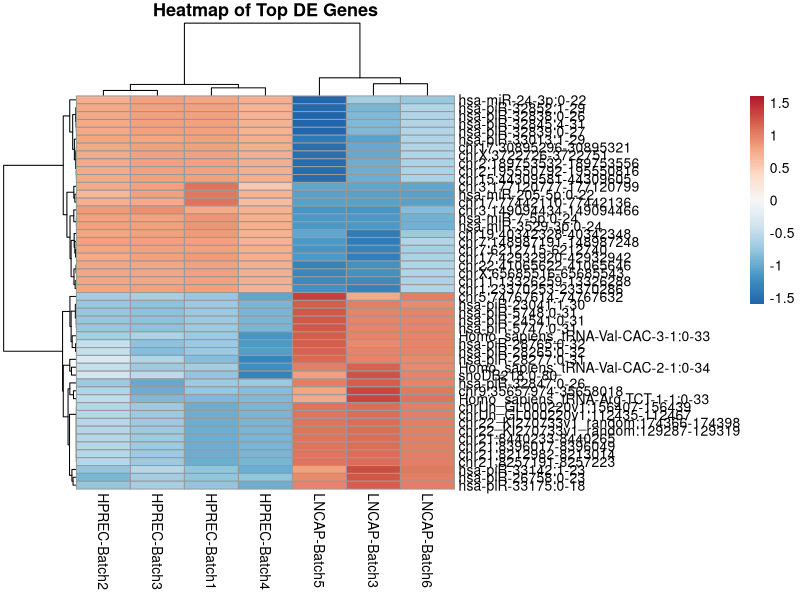
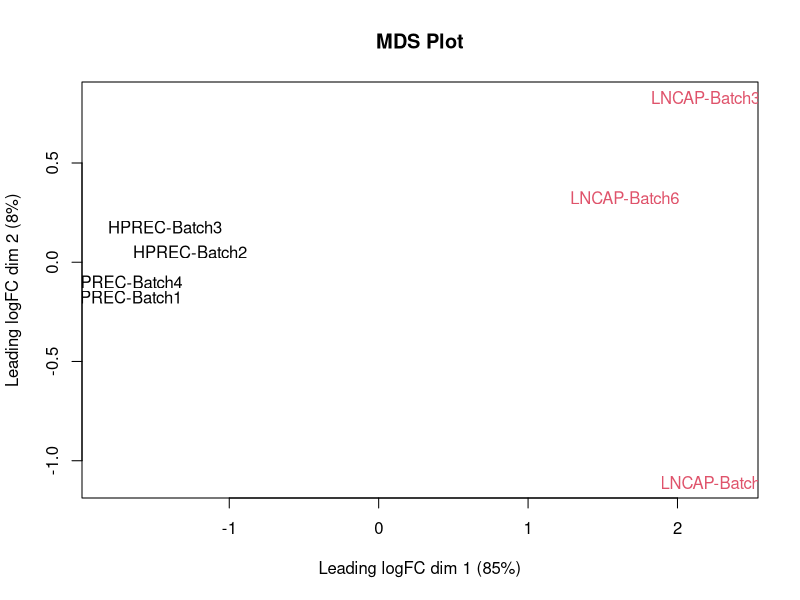
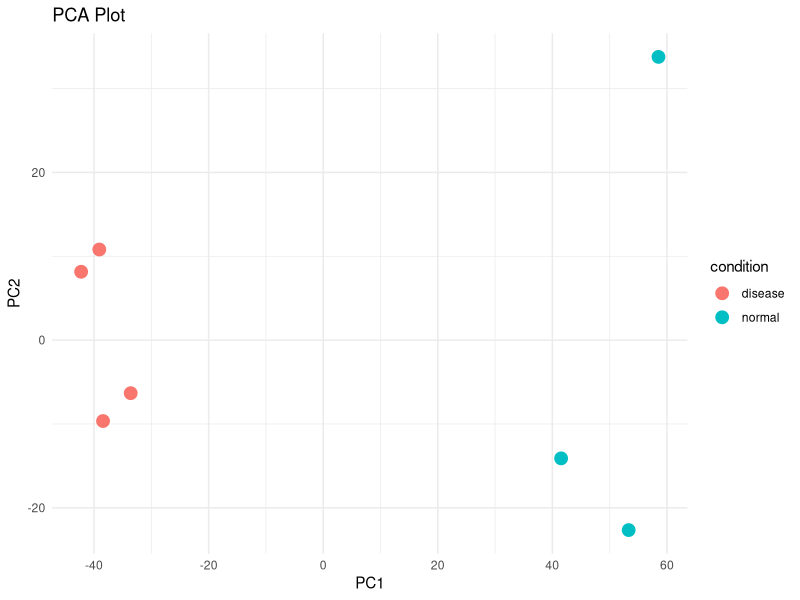
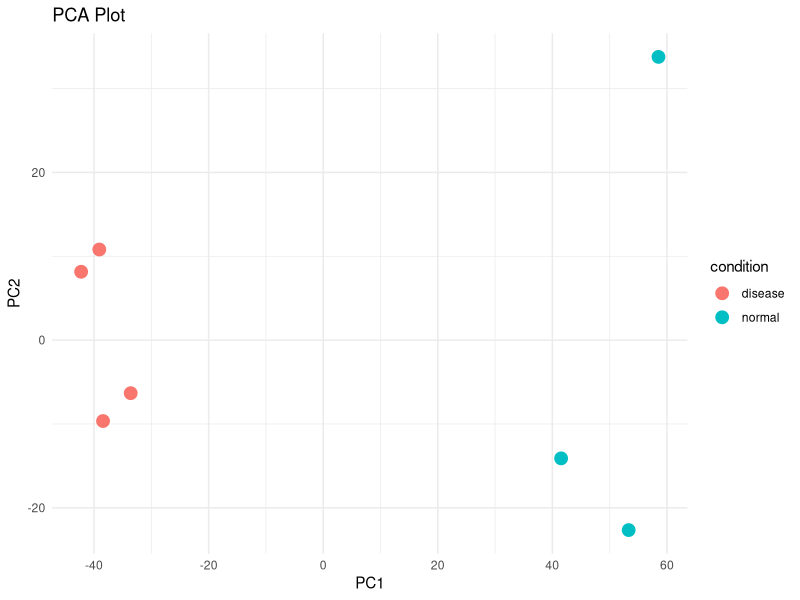
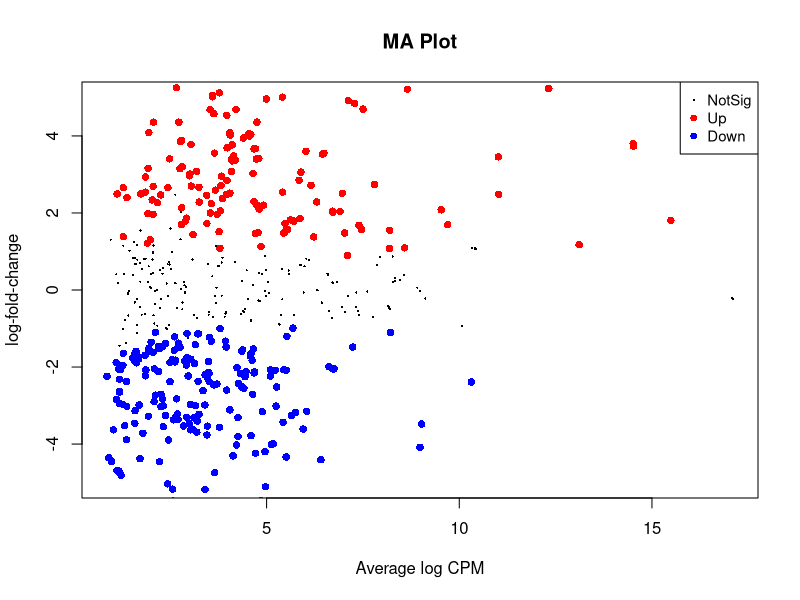
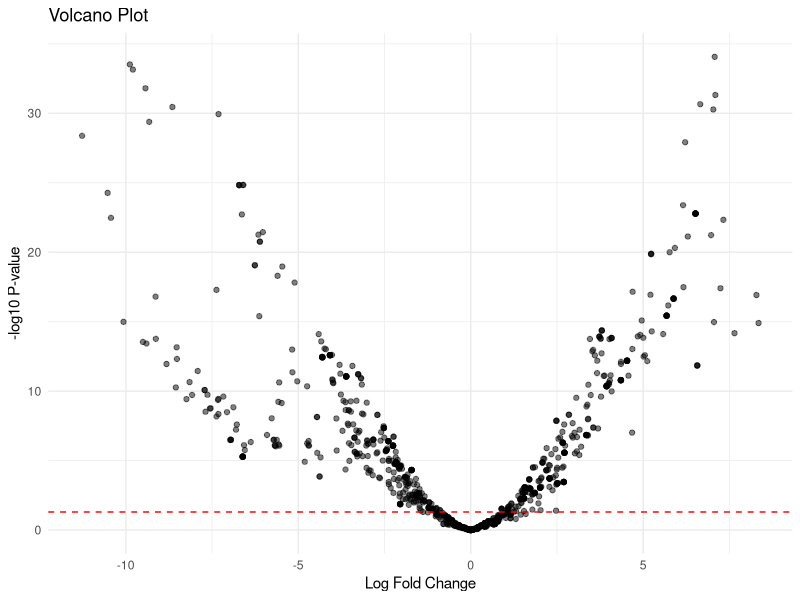
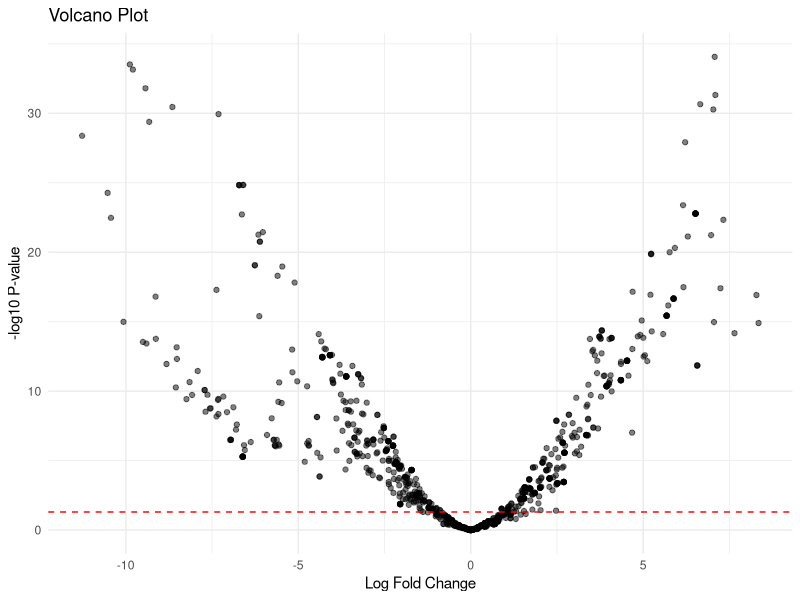

The R script that drew these images, in order:
library(edgeR)
library(ggplot2)
library(pheatmap)
library(ggrepel)
library(RColorBrewer)


# Read count matrix
count_matrix <- read.csv("count_matrix.csv", row.names = 1, header = TRUE)

# Read sample metadata
samplesheet <- read.csv("comboseq_samplesheet.csv", stringsAsFactors = FALSE)

# Extract relevant columns (batch & condition)
design <- samplesheet[, c("sample", "batch", "condition")]
row.names(design) <- design$sample



# changing . in column names with hyphen
colnames(count_matrix) <- gsub("\\.", "-", colnames(count_matrix))

# Ensure column names of count matrix match sample names in design
count_matrix <- count_matrix[, design$sample]



# Convert batch and condition to factors
design$batch <- as.factor(design$batch)
design$condition <- as.factor(design$condition)



# Create a DGEList object
dge <- DGEList(counts = count_matrix, group = design$condition)

# Filter out lowly expressed genes (genes with very low counts)
keep <- filterByExpr(dge, group = design$condition)
dge <- dge[keep, , keep.lib.sizes=FALSE]

# Normalize using TMM method
dge <- calcNormFactors(dge)


# Create model matrix
design_matrix <- model.matrix(~ batch + condition, data = design)

# Estimate dispersion
dge <- estimateDisp(dge, design_matrix)

# Fit the model
fit <- glmFit(dge, design_matrix)

# Perform differential expression analysis
lrt <- glmLRT(fit, coef = "conditionnormal")  # Change as per your levels

# Extract top DE genes
top_genes <- topTags(lrt, n=50)$table

head(top_genes)

pdf("DE_analysis_plots.pdf", width = 10, height = 7)

# 5.1. MDS Plot (Multidimensional Scaling)
plotMDS(dge, col = as.numeric(design$condition), main = "MDS Plot")

# 5.2. PCA Plot
pca_res <- prcomp(t(log2(dge$counts + 1)))
pca_data <- as.data.frame(pca_res$x)
pca_data$condition <- design$condition

ggplot(pca_data, aes(PC1, PC2, color = condition)) +
    geom_point(size = 4) +
    labs(title = "PCA Plot") +
    theme_minimal()
print(ggplot(pca_data, aes(PC1, PC2, color = condition)) +
    geom_point(size = 4) +
    labs(title = "PCA Plot") +
    theme_minimal())

# 5.3. MA Plot
plotMD(lrt, main = "MA Plot", ylim = c(-5, 5))

# 5.4. Volcano Plot
volcano_data <- data.frame(logFC = lrt$table$logFC, 
                           pval = -log10(lrt$table$PValue))
ggplot(volcano_data, aes(x = logFC, y = pval)) +
    geom_point(alpha = 0.5) +
    geom_hline(yintercept = -log10(0.05), linetype = "dashed", color = "red") +
    labs(title = "Volcano Plot", x = "Log Fold Change", y = "-log10 P-value") +
    theme_minimal()
print(ggplot(volcano_data, aes(x = logFC, y = pval)) +
    geom_point(alpha = 0.5) +
    geom_hline(yintercept = -log10(0.05), linetype = "dashed", color = "red") +
    labs(title = "Volcano Plot", x = "Log Fold Change", y = "-log10 P-value") +
    theme_minimal())

# 5.5. Heatmap of Top DE Genes
top_gene_ids <- rownames(top_genes)
pheatmap(log2(dge$counts[top_gene_ids, ] + 1), 
         cluster_rows = TRUE, cluster_cols = TRUE,
         show_rownames = TRUE, scale = "row",
         color = colorRampPalette(rev(brewer.pal(n = 9, name = "RdBu")))(100),
         main = "Heatmap of Top DE Genes")

dev.off()
